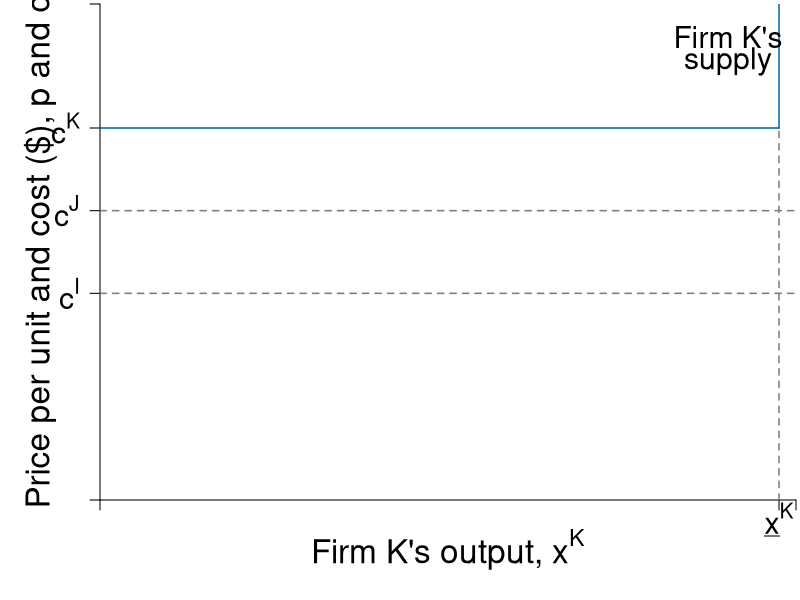

Generate this figure with R:
require(shape)
pdf(file = "firmmarketsupply/supply_stepwise_firmk.pdf", width = 9, height = 7)

#Set parameters for graphics
axislabelsize <- 2
labelsize <- 1.8
graphlinewidth <- 2
segmentlinewidth <- 1.5

COL <- c("#7fc97f", "#beaed4", "#fdc086", "#ffff99", "#386cb0", "#f0027f", "#bf5b17", "#666666")
COLA <- c("#e0f3db", "#99d8c9","#66c2a4","#41ae76", "#238b45", "#005824")
COLB <- c("#c6dbef", "#4eb3d3", "#2b8cbe", "#0868ac","#084081")
COLC <- c("#fcfbfd", "#efedf5", "#dadaeb", "#bcbddc", "#9e9ac8", "#807dba", "#6a51a3", "#54278f", "#3f007d")
grays <- gray.colors(25, start = 1, end = 0)
CBCols <- c("#009E73","#0072B2","#E69F00")

par(mar =  c(5, 5, 0.2, 0.2))

xlims <- c(0, 4.1)
ylims <- c(0, 3)

npts <- 501 

plot(0, 0, xlim = xlims, ylim = ylims, type = "n",
     xlab = expression(paste("")),
     ylab = expression(paste("")), 
     xaxt = "n", 
     yaxt = "n", 
     cex.lab = axislabelsize, 
     bty = "n",
     xaxs="i", 
     yaxs="i")

# ticksy <- seq(from = 0, to = ylims[2], by = 2)
# ylabels <- seq(from = 0, to = ylims[2], by = 2)
# ticksx <- seq(from = 0, to = xlims[2], by = 2)
# xlabels <- seq(from = 0, to = xlims[2], by = 2)
shares <- c(0, 2, 4, 8, 10, 13, 15)
costs <- c(1.25, 1.75, 2.25, 3, 3.25, 3.75, 4.25)
#smoothed line
#segments(shares[1], costs[1] - 0.1, shares[7], costs[6] + 0.25, lty = 1, col = COLB[4] , lwd = segmentlinewidth)

ticksy <- c(0, costs[1], costs[2], costs[3], ylims[2])
ylabels <- c(NA, expression(paste(c^I)), expression(paste(c^J)), expression(paste(c^K)), NA)
ticksx <- c(0, shares[4] - shares[3], xlims[2])
#xlabels <- c(NA, expression(paste(x[I])), expression(paste(x[J])), expression(paste(x[K])), expression(paste(x[L])), expression(paste(x[M])), expression(paste(x[N])), NA)
#xlabels <- c(NA, expression(paste(x[I])), expression(paste(x[I] + x[J])), expression(paste(x[I] + x[J]+ x[K])), expression(paste(x[I] + x[J]+ x[K] + x[L])), expression(paste(x[I] + x[J]+ x[K] + x[L]+ x[M])), expression(paste(x[I] + x[J]+ x[K] + x[L]+ x[M] + x[N])), NA)
xlabels <- c(NA, expression(paste(underline(x)^K)), NA)

axis(1, at = ticksx, pos = 0, labels = xlabels, cex.axis = labelsize)
axis(2, at = ticksy, pos = 0, labels = ylabels, las = 1, cex.axis = labelsize)





#Line for Supply
##Firm J
segments(shares[1], costs[3], shares[4] - shares[3], costs[3], lty = 1, col = COLB[4] , lwd = segmentlinewidth)
segments(shares[4] - shares[3], costs[3], shares[4] - shares[3], ylims[2], lty = 1, col = COLB[4] , lwd = segmentlinewidth)
#text((shares[1] + shares[2])/2, costs[1] - 0.2, expression("Firm I"), cex = labelsize)

##Firm J
# segments(shares[2], costs[2], shares[3], costs[2], lty = 1, col = COLB[4] , lwd = segmentlinewidth)
# segments(shares[3], costs[2], shares[3], costs[3], lty = 1, col = COLB[4] , lwd = segmentlinewidth)
# text((shares[2] + shares[3])/2, costs[2] - 0.2, expression("Firm J"), cex = labelsize)

##Firm 3
# segments(shares[3], costs[3], shares[4], costs[3], lty = 1, col = COLB[4] , lwd = segmentlinewidth)
# segments(shares[4], costs[3], shares[4], costs[4], lty = 1, col = COLB[4] , lwd = segmentlinewidth)
# text((shares[3] + shares[4])/2, costs[3] - 0.2, expression("Firm K"), cex = labelsize)

##Firm 4
# segments(shares[4], costs[4], shares[5], costs[4], lty = 1, col = COLB[4] , lwd = segmentlinewidth)
# segments(shares[5], costs[4], shares[5], costs[5], lty = 1, col = COLB[4] , lwd = segmentlinewidth)
# text((shares[4] + shares[5])/2, costs[4] - 0.2, expression("Firm L"), cex = labelsize)

##Firm 5
# segments(shares[5], costs[5], shares[6], costs[5], lty = 1, col = COLB[4] , lwd = segmentlinewidth)
# segments(shares[6], costs[5], shares[6], costs[6], lty = 1, col = COLB[4] , lwd = segmentlinewidth)
# text((shares[5] + shares[6])/2, costs[5] - 0.2, expression("Firm M"), cex = labelsize)

##Firm 6
# segments(shares[6], costs[6], shares[7], costs[6], lty = 1, col = COLB[4] , lwd = segmentlinewidth)
# segments(shares[7], costs[6], shares[7], costs[7], lty = 1, col = COLB[4] , lwd = segmentlinewidth, xpd = TRUE)
# text((shares[6] + shares[7])/2, costs[6] - 0.2, expression("Firm N"), cex = labelsize)

# #Equilibrium price and quantity
# segments(0, 3, 3, 3, lty = 2, "gray" , lwd = segmentlinewidth)
# segments(3, 0, 3, 3, lty = 2, "gray" , lwd = segmentlinewidth)

#For market price
# segments(0, 2, 1, 2, lty = 2, "gray" , lwd = segmentlinewidth)

#Label axes
#mtext(expression(paste("Quantity of output, ", x)), side=1, line = 2.5, cex = axislabelsize)
text(0.5*xlims[2], -0.3, expression(paste("Firm K's output, ", x^K)), xpd = TRUE, cex = axislabelsize) 
text(-.35, 0.5*ylims[2], expression(paste("Price per unit and cost ($), ", p, " and ", c)), xpd = TRUE, cex = axislabelsize, srt = 90) 
# 
# points(50, 10, pch = 16, col = "black", cex = 1.5)
# text(52, 10.5, expression(M))
# text(4.4, 0.7, expression("Buyers'"), cex = labelsize)
# text(4.4, 0.45, expression("Market Demand"), cex = labelsize)
text(3.7, 2.8, expression("Firm K's"), cex = labelsize)
text(3.7, 2.65, expression("supply"), cex = labelsize)

# text(0.27, 2.6, expression("Equilibrium Price"), cex = labelsize)
# text(0.27, 2.4, expression("falls in this range"), cex = labelsize)
# Arrows(0.55, 2.1, 0.55, 2.9, col = "black", code =3, lty = 1, lwd = 2, arr.type = "triangle", arr.lwd = 0.5)


#Indicator lines
#Vertical lines
segments(shares[4] - shares[3], 0, shares[4] - shares[3], costs[3], lty = 2, col = grays[20], lwd = segmentlinewidth)
# segments(shares[3], 0, shares[3], costs[2], lty = 2, col = grays[20], lwd = segmentlinewidth)
# segments(shares[4], 0, shares[4], costs[3], lty = 2, col = grays[20], lwd = segmentlinewidth)
# segments(shares[5], 0, shares[5], costs[4], lty = 2, col = grays[20], lwd = segmentlinewidth)
# segments(shares[6], 0, shares[6], costs[5], lty = 2, col = grays[20], lwd = segmentlinewidth)
# segments(shares[7], 0, shares[7], costs[6], lty = 2, col = grays[20], lwd = segmentlinewidth)


#horizontal lines
segments(0, costs[1], xlims[2], costs[1], lty = 2, col = grays[20], lwd = segmentlinewidth)
segments(0, costs[2], xlims[2], costs[2], lty = 2, col = grays[20], lwd = segmentlinewidth)
# segments(0, costs[4], shares[4], costs[4], lty = 2, col = grays[20], lwd = segmentlinewidth)
# segments(0, costs[5], shares[5], costs[5], lty = 2, col = grays[20], lwd = segmentlinewidth)
# segments(0, costs[6], shares[6], costs[6], lty = 2, col = grays[20], lwd = segmentlinewidth)

dev.off()
